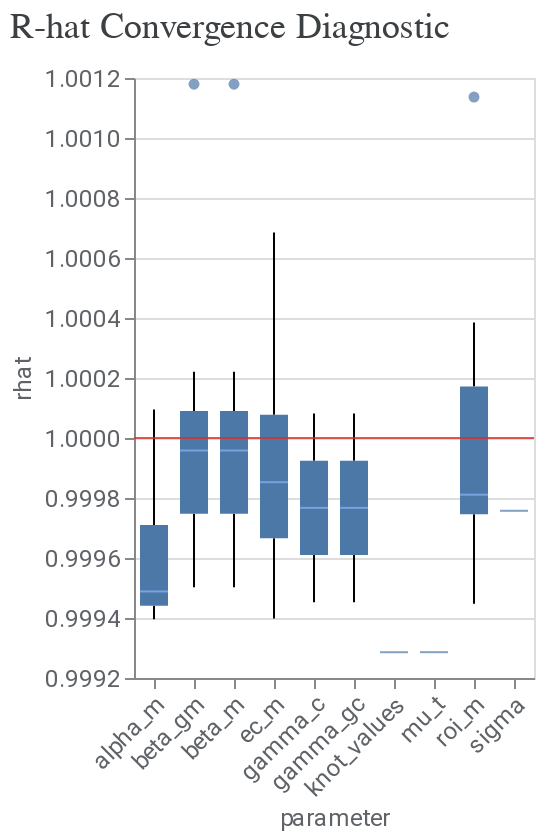

This figure's notebook cell:
### Code cell
model_diagnostics = visualizer.ModelDiagnostics(mmm2)
model_diagnostics.plot_rhat_boxplot()

### Figure 1 — Vega-Lite specification as saved in the notebook (floating-point values rounded to 4 significant figures; data arrays with more than 128 entries replaced by an {"elided": "..."} marker saying what was removed)
{"config": {"view": {"continuousWidth": 400, "continuousHeight": 300}, "axis": {"labelColor": "#5F6368", "labelFont": "Roboto", "labelFontSize": 12, "titleColor": "#5F6368", "titleFont": "Roboto", "titleFontSize": 12, "titleFontWeight": "normal"}}, "layer": [{"data": {"name": "data-ca5cf5dca746d5974852971c2530955a"}, "mark": {"type": "boxplot", "median": {"color": "#8AB4F8"}, "outliers": {"filled": true}}, "encoding": {"x": {"axis": {"labelAngle": -45}, "field": "parameter", "type": "nominal"}, "y": {"field": "rhat", "scale": {"zero": false}, "type": "quantitative"}}}, {"data": {"name": "empty"}, "mark": {"type": "rule", "color": "#D93025", "opacity": 0.8}, "encoding": {"y": {"datum": 1}}}], "title": {"text": "R-hat Convergence Diagnostic", "anchor": "start", "color": "#3C4043", "font": "Google Sans Display", "fontSize": 18, "fontWeight": "normal", "offset": 10}, "$schema": "https://vega.github.io/schema/vega-lite/v4.17.0.json", "datasets": {"data-ca5cf5dca746d5974852971c2530955a": {"elided": "185 records"}, "empty": [{}]}}
